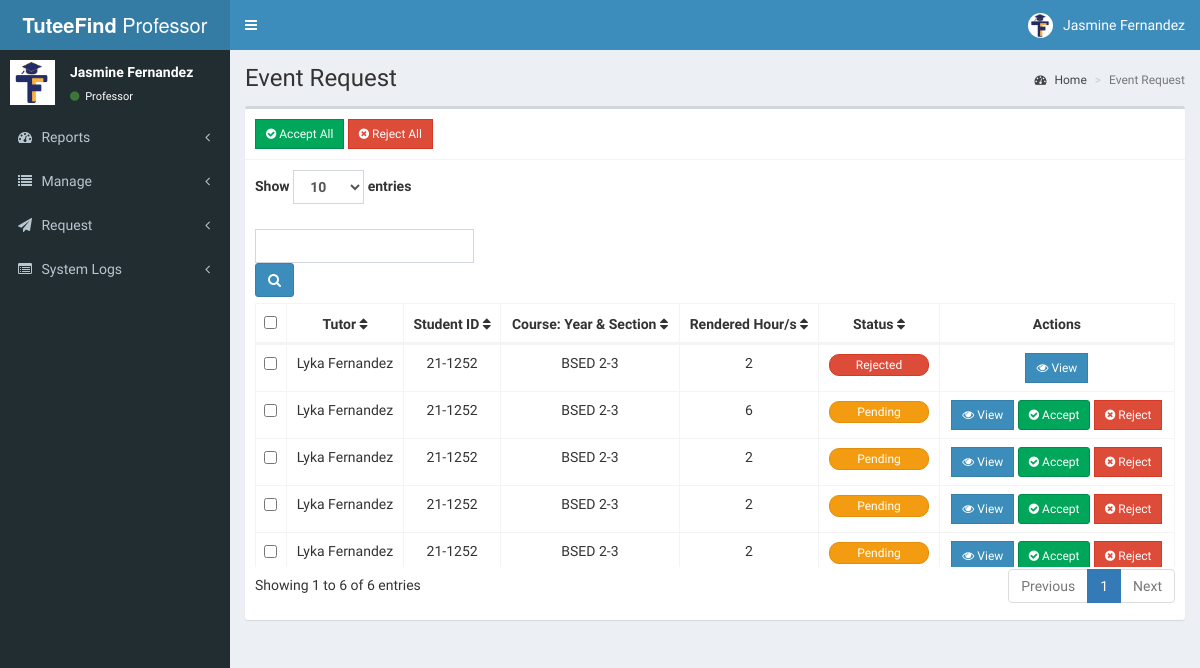
The app's page /professor/event_request.php (signed in) with its own data.
### tables this page shows
CREATE TABLE `professor` (
  `id` int(11) NOT NULL,
  `firstname` varchar(30) NOT NULL,
  `lastname` varchar(30) NOT NULL,
  `middlename` varchar(20) NOT NULL,
  `age` int(11) NOT NULL,
  `faculty_id` varchar(20) NOT NULL,
  `emailaddress` varchar(50) DEFAULT NULL,
  `prof_password` varchar(250) NOT NULL,
  `prof_username` varchar(250) NOT NULL,
  `prof_photo` varchar(250) DEFAULT NULL,
  `last_login` datetime DEFAULT NULL
);

CREATE TABLE `events` (
  `id` int(11) NOT NULL,
  `tutor_id` int(11) DEFAULT NULL,
  `event_name` varchar(255) NOT NULL,
  `rendered_hours` int(11) DEFAULT NULL,
  `description` text DEFAULT NULL,
  `attached_file` varchar(255) DEFAULT NULL,
  `created_at` timestamp NOT NULL DEFAULT current_timestamp(),
  `status` enum('pending','accepted','rejected') NOT NULL,
  `remarks` varchar(255) NOT NULL
);

CREATE TABLE `tutor` (
  `id` int(11) NOT NULL,
  `firstname` varchar(255) NOT NULL,
  `lastname` varchar(255) NOT NULL,
  `age` int(11) DEFAULT NULL,
  `sex` varchar(10) DEFAULT NULL,
  `number` varchar(20) DEFAULT NULL,
  `barangay` varchar(255) DEFAULT NULL,
  `student_id` varchar(50) DEFAULT NULL,
  `course` varchar(100) DEFAULT NULL,
  `year_section` varchar(255) DEFAULT NULL,
  `photo` varchar(255) DEFAULT NULL,
  `professor` varchar(50) NOT NULL,
  `fblink` varchar(255) NOT NULL,
  `bio` text DEFAULT NULL,
  `emailaddress` varchar(255) NOT NULL,
  `password` varchar(255) NOT NULL
);

### professor/event_request.php (the view, shortened to what this page needs)
<?php include 'includes/session.php'; ?>
<?php include 'includes/header.php'; ?>
<?php
$search = isset($_GET['search']) ? $_GET['search'] : '';
$page = isset($_GET['page']) ? (int)$_GET['page'] : 1;
$limit = isset($_GET['limit']) ? (int)$_GET['limit'] : 10;
$offset = ($page - 1) * $limit;
$professor_id = $_SESSION['professor_id'];
$search_param = "%$search%";
$total_sql = "
    SELECT COUNT(*) AS total
    FROM tutor t
    INNER JOIN events e ON t.id = e.tutor_id
    INNER JOIN professor p ON t.professor = p.faculty_id
    WHERE p.id = ?
    AND (
        CONCAT(LOWER(t.firstname), ' ', LOWER(t.lastname)) LIKE ? OR
        LOWER(t.student_id) LIKE ? OR
        CONCAT(LOWER(t.course), ' ', LOWER(t.year_section)) LIKE ?
    )
";
$stmt_total = $conn->prepare($total_sql);
$stmt_total->bind_param("isss", $professor_id, $search_param, $search_param, $search_param);
$stmt_total->execute();
$total_result = $stmt_total->get_result();
$total_rows = $total_result->fetch_assoc()['total'];
$total_pages = ceil($total_rows / $limit);
?>
<body class="hold-transition skin-blue sidebar-mini">
<div class="wrapper">
  <?php include 'includes/navbar.php'; ?>
  <?php include 'includes/menubar.php'; ?>
  <div class="content-wrapper">
    <section class="content-header">
      <h1>
Event Request
      </h1>
      <ol class="breadcrumb">
        <li><a href="#"><i class="fa fa-dashboard"></i> Home</a></li>
        <li class="active">Event Request</li>
      </ol>
    </section>
    <section class="content">
      <div class="row">
        <div class="col-xs-12">
          <div class="box">
            <div class="box-header with-border">
            <button class='btn btn-success btn-sm eventAcceptAll btn-flat' data-id='".$row['event_id']."'><i class="fa fa-check-circle mr-2"></i> Accept All</button>
            <button class='btn btn-danger btn-sm btn-flat eventRejectAll' data-id='" . $row['event_id'] . "'>
                    <i class='fa fa-times-circle mr-2'></i> Reject All
                </button>
            </div>
            <div class="box-body">
<form method="GET" action="event_request.php" class="form-inline d-flex justify-content-between align-items-center">
    <div class="form-group me-4">
        <label>Show
            <select name="limit" class="form-control" onchange="this.form.submit()">
                <option value="10" <?php if ($limit == 10) echo 'selected'; ?>>10</option>
            </select> entries
        </label>
        <div class="form-group me-2">
            <input type="text" name="search" placeholder="" value="<?php echo htmlspecialchars($search); ?>" class="form-control">
        </div>
        <button type="submit" class="btn btn-primary"><i class="fa fa-search"></i></button>
    </div>
</form>
<div id="example1_wrapper" class="dataTables_wrapper form-inline dt-bootstrap no-footer">
  <div class="row">
    <div class="col-sm-12">
      <div style="max-height: 270px; overflow-y: auto;" class="scrollable-table">
        <table id="example1" class="table table-bordered dataTable no-footer" role="grid" aria-describedby="example1_info">
          <thead>
            <tr role="row">
              <th><input type="checkbox" id="selectAll"></th>
              <th onclick="sortTable(1)">Tutor <i class="fa fa-sort" aria-hidden="true"></i></th>
              <th onclick="sortTable(2)">Student ID <i class="fa fa-sort" aria-hidden="true"></i></th>
              <th onclick="sortTable(3)">Course: Year & Section <i class="fa fa-sort" aria-hidden="true"></i></th>
              <th onclick="sortTable(4)">Rendered Hour/s <i class="fa fa-sort" aria-hidden="true"></i></th>
              <th onclick="sortTable(5)">Status <i class="fa fa-sort" aria-hidden="true"></i></th>
              <th>Actions</th>
            </tr>
          </thead>
          <tbody>
          <?php
if (isset($_SESSION['professor_id'])) {
  $professor_id = $_SESSION['professor_id'];
  $search = isset($_GET['search']) ? '%' . $_GET['search'] . '%' : '%%';
  $sql = "
  SELECT
      t.id AS tutor_id,
      t.firstname,
      t.lastname,
      t.student_id,
      t.course,
      t.year_section,
      e.id AS event_id,
      e.rendered_hours,
      e.status,
      e.remarks
  FROM tutor t
  INNER JOIN events e ON t.id = e.tutor_id
  INNER JOIN professor p ON t.professor = p.faculty_id
  WHERE p.id = ?
  AND (
      CONCAT(LOWER(t.firstname), ' ', LOWER(t.lastname)) LIKE ? OR
      LOWER(t.student_id) LIKE ? OR
      CONCAT(LOWER(t.course), ' ', LOWER(t.year_section)) LIKE ?
  )
  LIMIT ? OFFSET ?
";
if ($stmt = $conn->prepare($sql)) {
  $stmt->bind_param("isssii", $professor_id, $search_param, $search_param, $search_param, $limit, $offset);
  $stmt->execute();
  $result = $stmt->get_result();
  if ($result->num_rows > 0) {
    while ($row = $result->fetch_assoc()) {
        $name = htmlspecialchars($row['firstname']) . ' ' . htmlspecialchars($row['lastname']);
        $courseYearSection = htmlspecialchars($row['course']) . ' ' . htmlspecialchars($row['year_section']);
        $renderedHours = htmlspecialchars($row['rendered_hours']);
        $status = htmlspecialchars($row['status']);
        $statusClass = '';
        $statusText = '';
        switch ($status) {
            case 'pending':
                $statusClass = 'btn-warning';
                $statusText = 'Pending';
                break;
            case 'rejected':
                $statusClass = 'btn-danger';
                $statusText = 'Rejected';
                break;
        }
        echo "
            <tr>
                <td><input type='checkbox' class='selectRow' value='" . $row['tutor_id'] . "'></td>
                <td>$name</td>
                <td>" . htmlspecialchars($row['student_id']) . "</td>
                <td>$courseYearSection</td>
                <td>$renderedHours</td>
                <td style='text-align: center;'>
                    <button class='btn $statusClass btn-sm' style='border-radius: 10px; padding: 1px 10px; width: 100px;'>
                        $statusText
                    </button>
                </td>
                <td>
                    <button class='btn btn-primary btn-sm btn-flat viewEvent' data-id='" . $row['event_id'] . "'>
                        <i class='fa fa-eye'></i> View
                    </button>";
        if ($status === 'pending') {
            echo "
                <button class='btn btn-success btn-sm accept' data-id='" . $row['event_id'] . "'>
                    <i class='fa fa-check-circle mr-2'></i> Accept
                </button>
                <button class='btn btn-danger btn-sm btn-flat reject' data-id='" . $row['event_id'] . "'>
                    <i class='fa fa-times-circle mr-2'></i> Reject
                </button>";
        }
        echo "
                </td>
            </tr>
        ";
    }
}
  } else {
      echo "<tr><td colspan='7'>No records found</td></tr>";
  }
}
  ?>
</tbody>
</table>
</div>
    </div>
  </div>
              <div class="row">
                <div class="col-sm-5">
                  <div class="dataTables_info" id="example1_info" role="status" aria-live="polite">
                    Showing <?php echo ($offset + 1) . ' to ' . min($offset + $limit, $total_rows) . ' of ' . $total_rows . ' entries'; ?>
                  </div>
                </div>
                <div class="col-sm-7">
                  <div class="dataTables_paginate paging_simple_numbers" id="example1_paginate">
                    <ul class="pagination">
                      <li class="paginate_button previous <?php if ($page <= 1) echo 'disabled'; ?>" id="example1_previous">
                        <a href="?search=<?php echo urlencode($search); ?>&page=<?php echo $page - 1; ?>&limit=<?php echo $limit; ?>" aria-controls="example1" data-dt-idx="0" tabindex="0">Previous</a>
                      </li>
                      <?php for ($i = 1; $i <= $total_pages; $i++): ?>
                        <li class="paginate_button <?php if ($page == $i) echo 'active'; ?>">
                          <a href="?search=<?php echo urlencode($search); ?>&page=<?php echo $i; ?>&limit=<?php echo $limit; ?>" aria-controls="example1" data-dt-idx="<?php echo $i; ?>" tabindex="0"><?php echo $i; ?></a>
                        </li>
                      <?php endfor; ?>
                      <li class="paginate_button next <?php if ($page >= $total_pages) echo 'disabled'; ?>" id="example1_next">
                        <a href="?search=<?php echo urlencode($search); ?>&page=<?php echo $page + 1; ?>&limit=<?php echo $limit; ?>" aria-controls="example1" data-dt-idx="7" tabindex="0">Next</a>
                      </li>
                    </ul>
                  </div>
                </div>
              </div>
            </div>
          </div>
        </div>
      </div>
    </div>
  </section>
</div>
<?php include 'includes/tutor_modal.php'; ?>
</div>
<?php include 'includes/scripts.php'; ?>
</body>
</html>

### professor/includes/header.php (shortened to what this page needs)
<!DOCTYPE html>
<html>
<head>
  	<link rel="stylesheet" href="../bower_components/bootstrap/dist/css/bootstrap.min.css">
    <link rel="stylesheet" href="../plugins/iCheck/all.css">
  	<link rel="stylesheet" href="../bower_components/font-awesome/css/font-awesome.min.css">
  	<link rel="stylesheet" href="../dist/css/AdminLTE.min.css">
    <link rel="stylesheet" href="../bower_components/datatables.net-bs/css/dataTables.bootstrap.min.css">
    <link rel="stylesheet" href="../bower_components/bootstrap-daterangepicker/daterangepicker.css">
    <link rel="stylesheet" href="../plugins/timepicker/bootstrap-timepicker.min.css">
    <link rel="stylesheet" href="../bower_components/bootstrap-datepicker/dist/css/bootstrap-datepicker.min.css">
    <link rel="stylesheet" href="../dist/css/skins/_all-skins.min.css">
</head>

### professor/includes/navbar.php (shortened to what this page needs)
<?php
include 'includes/session.php';
if(isset($_SESSION['professor_id'])) {
    $professor_id = $_SESSION['professor_id'];
    $sql = "SELECT * FROM professor WHERE id = ?";
    $stmt = $conn->prepare($sql);
    $stmt->bind_param("i", $professor_id);
    $stmt->execute();
    $result = $stmt->get_result();
    if($result->num_rows == 1) {
        $user = $result->fetch_assoc();
    }
} else {
    header('location: index.php');
    exit();
}
?>
<header class="main-header">
<a href="#" class="logo">
    <span class="logo-lg"><b>TuteeFind</b> Professor</span>
</a>
<nav class="navbar navbar-static-top">
    <a href="#" class="sidebar-toggle" data-toggle="push-menu" role="button">
    </a>
    <div class="navbar-custom-menu">
    <ul class="nav navbar-nav">
        <li class="dropdown user user-menu">
        <a href="#" class="dropdown-toggle" data-toggle="dropdown">
        <img src="<?php echo (!empty($user['prof_photo'])) ? '../images/'.$user['prof_photo'] : '../assets/TuteeFindLogoName.jpg'; ?>" class="user-image" alt="User Image">
            <span class="hidden-xs"><?php echo $user['firstname'].' '.$user['lastname']; ?></span>
        </a>
        </li>
    </ul>
    </div>
</nav>
</header>

### professor/includes/menubar.php (shortened to what this page needs)
<aside class="main-sidebar">
  <section class="sidebar">
    <div class="user-panel">
      <div class="pull-left image">
      <img src="<?php echo (!empty($user['prof_photo'])) ? '../images/'.$user['prof_photo'] : '../assets/TuteeFindLogoName.jpg'; ?>" class="user-image" alt="User Image">
      </div>
      <div class="pull-left info">
        <p><?php echo $user['firstname'].' '.$user['lastname']; ?></p>
        <a><i class="fa fa-circle text-success"></i> Professor</a>
      </div>
    </div>
    <ul class="sidebar-menu" data-widget="tree">
    <li class="treeview">
        <a href="#">
            <i class="fa fa-dashboard"></i> <span>Reports</span>
            <span class="pull-right-container">
                <i class="fa fa-angle-left pull-right"></i>
            </span>
        </a>
    </li>
    <li class="treeview">
        <a href="#">
            <i class="fa fa-list"></i> <span>Manage</span>
            <span class="pull-right-container">
                <i class="fa fa-angle-left pull-right"></i>
            </span>
        </a>
    </li>
     <li class="treeview">
        <a href="#">
        <i class="fa fa-paper-plane"></i> <span>Request</span>
            <span class="pull-right-container">
                <i class="fa fa-angle-left pull-right"></i>
            </span>
        </a>
    </li>
     <li class="treeview">
        <a href="#">
            <i class="fa fa-list-alt"></i> <span>System Logs</span>
            <span class="pull-right-container">
                <i class="fa fa-angle-left pull-right"></i>
            </span>
        </a>
    </li>
</ul>
  </section>
</aside>

### professor/includes/tutor_modal.php (shortened to what this page needs)
<!DOCTYPE html>
<html lang="en">
<head>
</head>
<body>
</body>
</html>

### professor/includes/scripts.php (shortened to what this page needs)
<link rel="stylesheet" href="https://cdnjs.cloudflare.com/ajax/libs/bootstrap-datepicker/1.9.0/css/bootstrap-datepicker.min.css">

### professor/event_request.php (style rules this page uses)
.scrollable-table { max-height: 230px; overflow-y: auto; border-collapse: collapse; display: block; }
.scrollable-table thead { position: sticky; top: 0; background-color: #fff; z-index: 1; }
table { width: 100%; border-collapse: collapse; }
table th, table td { padding: 10px; border: 1px solid #ddd; }
table td button { padding: 5px 10px; background-color: #007bff; color: white; border: none; cursor: pointer; border-radius: 4px; }
table th { text-align: center; }
table td { text-align: center; }
table td button { display: inline-block; text-align: center; }

### records on screen
professor: firstname "Jasmine", lastname "Fernandez"
events: tutor.lastname "Lyka Fernandez", tutor.student_id "21-1252", tutor.year_section "BSED 2-3", rendered_hours "2", status "Rejected"
events: tutor.lastname "Lyka Fernandez", tutor.student_id "21-1252", tutor.year_section "BSED 2-3", rendered_hours "6", status "Pending"
events: tutor.lastname "Lyka Fernandez", tutor.student_id "21-1252", tutor.year_section "BSED 2-3", rendered_hours "2", status "Pending"
events: tutor.lastname "Lyka Fernandez", tutor.student_id "21-1252", tutor.year_section "BSED 2-3", rendered_hours "2", status "Pending"
events: tutor.lastname "Lyka Fernandez", tutor.student_id "21-1252", tutor.year_section "BSED 2-3", rendered_hours "2", status "Pending"

### other values on screen
$offset + 1 "1"
min($offset + $limit, $total_rows) "6"
$total_rows "6"
